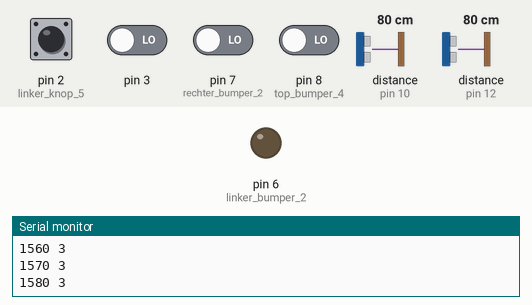
Bench run of a sketch on a simulated Arduino Uno, built with avr-gcc and run on an emulated ATmega328P. On the bench: output pins drawn as LEDs (lit = HIGH), the last lines printed to the serial monitor. Inputs (shaded band) come from the test bench; at power-on: pin 2 (linker_knop_5), pin 3, pin 7 (rechter_bumper_2), pin 8 (top_bumper_4) LOW, distance to the obstacle (sensors on pin 10, pin 12) 80 cm. The echo pulse lasts 58.3 µs per cm.

Above: at 1.2 s.
1.3 s: pin 3 driven HIGH
At 2.5 s:
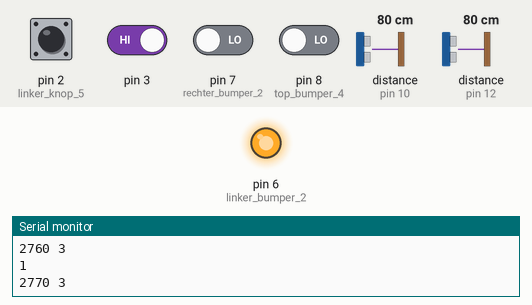
2.8 s: pin 3 driven LOW
At 3.6 s:
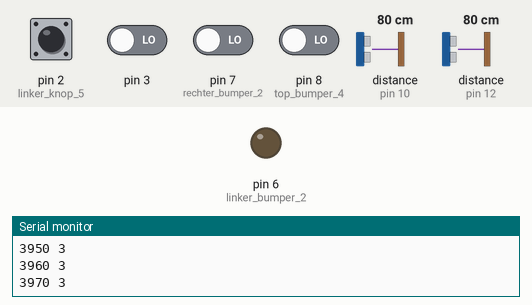
Timing chart, 0 to 5.8 s (numbered marks = the images above; inputs shaded):
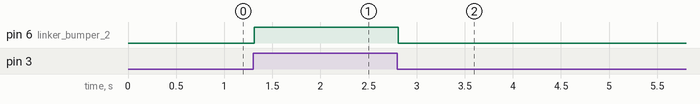

Measured:
- after the input at 1.3 s, pin 6 (linker_bumper_2): LOW → HIGH at once
- after the input at 2.8 s, pin 6 (linker_bumper_2): HIGH → LOW at once

The sketch:

pinball.ino
```cpp
#include <NewPing.h>

unsigned int score;
int Lflipper;
int Rflipper;
int Lbumper;
int Rbumper;
int Tbumper;
int ballsAmount = 3;
bool getScore = false;
bool getBallAmount = false;
bool gameOver = false;
float duration, distance;
float durationBallS, distanceBallS;
NewPing sonar(9, 10, 5);
NewPing sonarBall(11, 12, 5);

void setup() {
  Serial.begin(9600);
  // put your setup code here, to run once:
  //Serial.println(score);
  pinMode(2, INPUT_PULLUP);   //linker knop 5
  digitalWrite(2, LOW);
  pinMode(3, INPUT_PULLUP);
  digitalWrite(3, LOW);   //rechter knop 5
  pinMode(4, INPUT);  //linker flipper 1
  pinMode(5, INPUT);  //rechter flipper 1
  pinMode(6, OUTPUT);  //linker bumper 2
  pinMode(7, INPUT);  //rechter bumper 2
  pinMode(8, INPUT);  //top bumper 4
  pinMode(9, OUTPUT);  //score trigger
  pinMode(10, INPUT);  //score echo
  pinMode(11, OUTPUT); //ball counter trigger
  pinMode(12, INPUT); //ball counter echo
}
void loop() {
  // put your main code here, to run repeatedly:
  //digitalWrite(2, LOW);
  int k1 = digitalRead(2);
  int k2 = digitalRead(3);
  Lbumper = digitalRead(6);
  Rbumper = digitalRead(7);
  Tbumper = digitalRead(8);

  //Serial.println("knop1 " + String(k1) + " knop2 " + String(k2));

  //get score
  duration = sonar.ping();
  distance = (duration/2)*0.0343;
  //Serial.println(score);
  if(distance < 3.00){
    getScore = true;
  }
  else if(distance > 3.00){
    getScore = false;
  }
  if(getScore){
    score += 10;
  }

//ball count
  durationBallS = sonarBall.ping();
  distanceBallS = (durationBallS/2)*0.0343;
  int previousBallAmount = ballsAmount;
  if(distanceBallS > 3.00){
    getBallAmount = true;
  }
  if(getBallAmount){
    ballsAmount--;
    getBallAmount = false;
    delay(1000);
  }
  if(ballsAmount == 0){
    gameOver = true;
  }
  Serial.println(String(score)+" "+String(ballsAmount));

   if(k2 > 0){
    Serial.println(Lbumper);
    digitalWrite(6, HIGH);
  }
  else if(k2 <= 0)
    digitalWrite(6, LOW);
  if(k1 > 0){
    Serial.println(Lbumper);
    digitalWrite(7, HIGH);
  }
  else if(k1 <= 0)
    digitalWrite(7, LOW);
}
```
